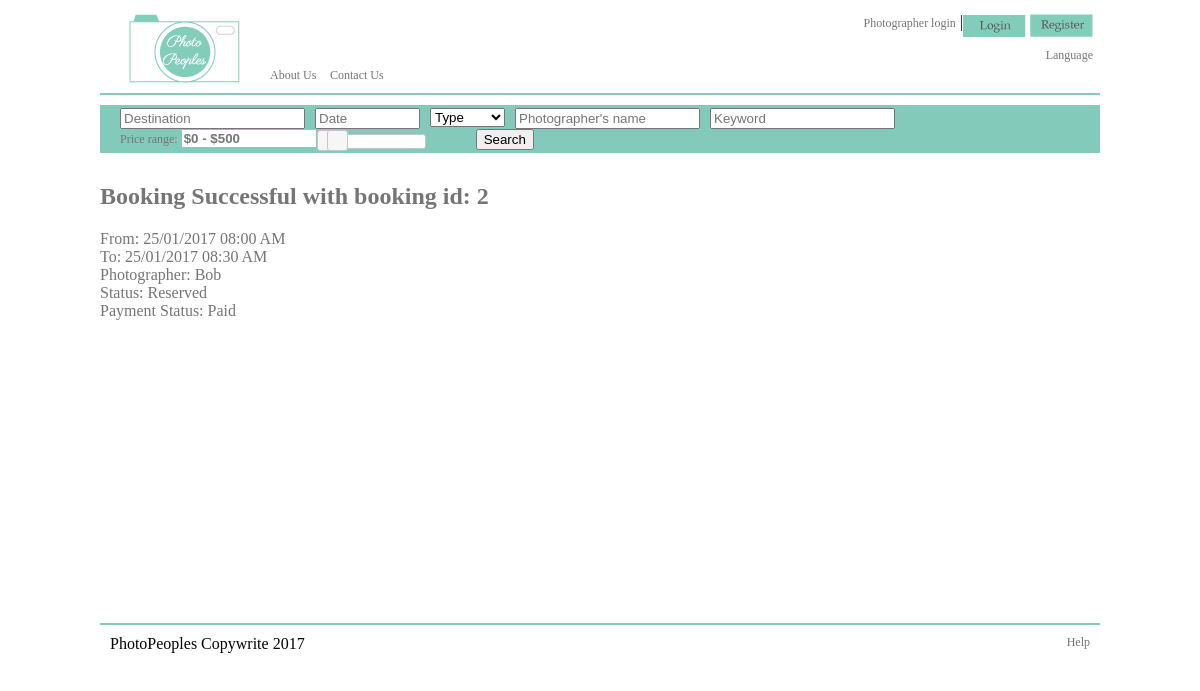
/v2/bookingsuccess.php?bookingid=2, run on the app's committed database.
### tables this page shows
CREATE TABLE "appointments" (
  "app_id" integer PRIMARY KEY,
  "start" datetime,
  "end" datetime,
  "pho_id" integer,
  "cust_id" integer,
  "status" varchar(50),
  "payment_status" varchar(50),
  "last_mod_date" datetime DEFAULT(date('now'))
);

CREATE TABLE "photographer" (
  "pho_id" integer PRIMARY KEY,
  "name" text,
  "profile_pic" text,
  "gender" varchar(1),
  "language" varchar(50),
  "location" varchar(50),
  "aboutme" text,
  "category" varchar(50),
  "nationalty" varchar(50),
  "experience" varchar(50),
  "style" varchar(50),
  "contact_email" varchar(50),
  "contact_number" varcgar(50),
  "min_booking" varchar(50),
  "reg_date" datetime,
  "last_mod_date" datetime,
  "password" varchar(50)
);

### v2/bookingsuccess.php (the view, shortened to what this page needs)
<?php
$db = new PDO('sqlite:db/photopeoples.sqlite');
$db->setAttribute(PDO::ATTR_ERRMODE, PDO::ERRMODE_EXCEPTION);
$stmt = $db->prepare('SELECT start, end, pho_id, cust_id, status, payment_status FROM appointments WHERE app_id= :app_id');
$stmt->bindParam(':app_id', $_GET['bookingid']);
$stmt->execute();
$result = $stmt->fetchAll();
foreach($result as $row) {
	$start =$row['start'];
	$end =$row['end'];
	$pho_id =$row['pho_id'];
	$status =$row['status'];
	$payment_status =$row['payment_status'];
}
$query = "select name from PHOTOGRAPHER where pho_id=:pho_id";
$stmt = $db->prepare($query);
$stmt->bindParam(':pho_id', $pho_id);
$stmt->execute();
$result = $stmt->fetchAll();
foreach($result as $row) {
  $pho_name=$row['name'];
}
?>
<html>
<head>
<?php include 'price-range-js.php' ?>
	<link rel="stylesheet" href="css/style.css?v=1">
</head>
<body>
	<div id="container">
		<div id="mainContainer">
			<div id="header">
			<?php include 'header.php' ?>
			</div>
			<div id="searchBarContainer">
				<?php include 'searchbar.php' ?>
			</div>
			<div id="mainContent">
<h2>Booking Successful with booking id: <?php echo $_GET['bookingid']; ?></h2>
From: <?php echo $start; ?><br />
To: <?php echo $end; ?><br />
Photographer: <?php echo $pho_name; ?><br />
Status: <?php echo $status; ?><br />
Payment Status: <?php echo $payment_status; ?><br />
			</div>
			<div id="footer">
				PhotoPeoples Copywrite 2017
				<a href="#" style="float:right">Help</a>
			</div>
</body>
</html>

### v2/css/style.css (style rules this page uses)
a { font-size:12px;color:#757575;text-decoration:none; }
#mainContainer { margin-left:auto; margin-right:auto; width:1000px; }
#footer { border-top:2px solid #84CABA; padding:10px; }
#header { border-bottom:2px solid #84CABA; }
#searchBarContainer { margin-top:10px; background-color:#84CABA; padding-top:3px; padding-bottom:3px; padding-left:20px; }
#mainContent { padding:10px 0 10px 0; height:auto; color:#757575; min-height:450px; }

### data on the page
appointments: start "25/01/2017 08:00 AM", end "25/01/2017 08:30 AM", status "Reserved", payment_status "Paid"
photographer: name "Bob"

### other printed values
$_GET['bookingid'] "2"
